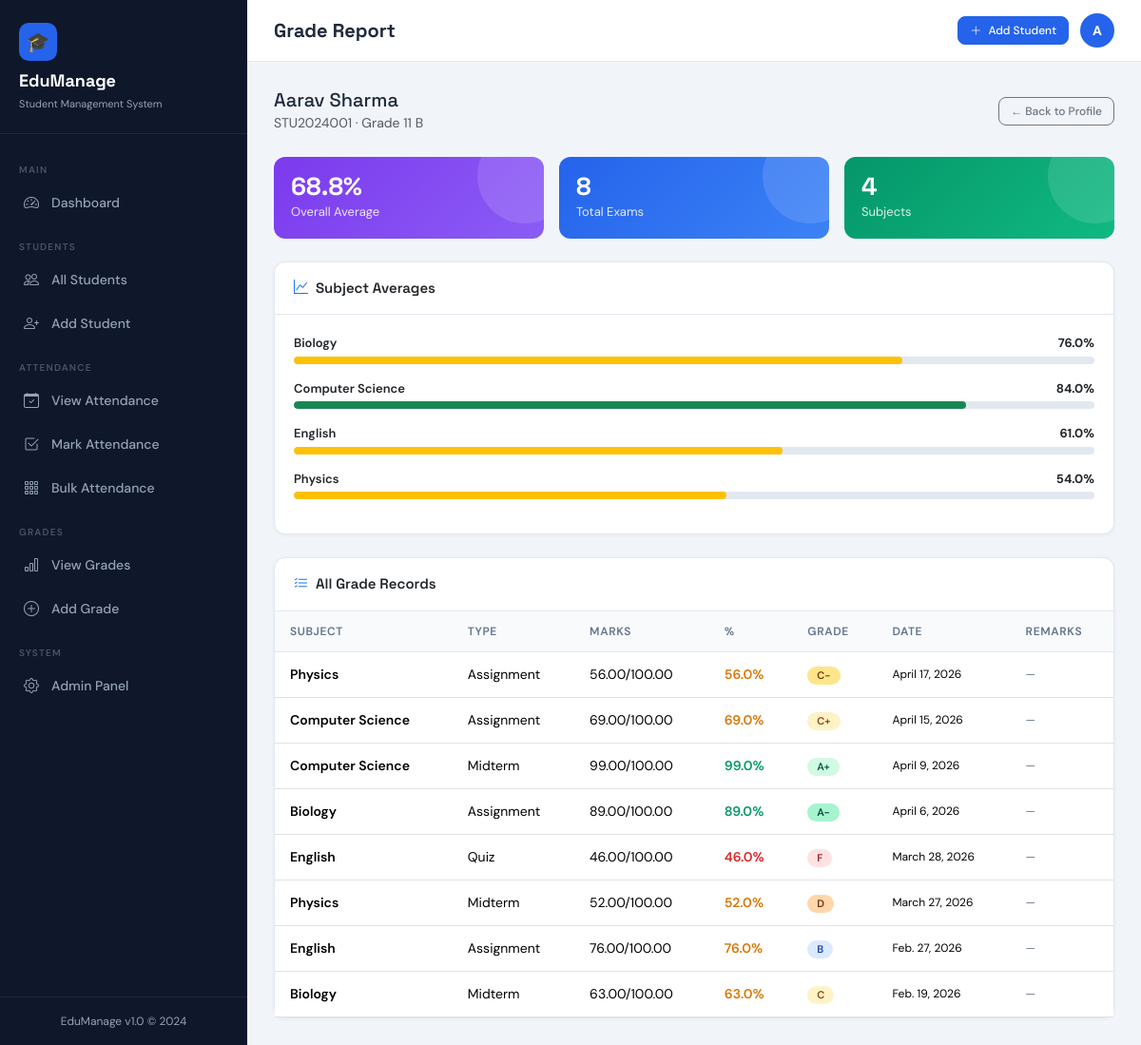
The page /grades/student/1/ on the database its author committed.
### students/models.py (models this page shows, shortened)
class Student(models.Model):
    GENDER_CHOICES = [('M', 'Male'), ('F', 'Female'), ('O', 'Other')]
    STATUS_CHOICES = [('active', 'Active'), ('inactive', 'Inactive'), ('graduated', 'Graduated')]
    student_id = models.CharField(max_length=20, unique=True)
    first_name = models.CharField(max_length=50)
    last_name = models.CharField(max_length=50)
    email = models.EmailField(unique=True)
    phone = models.CharField(max_length=15, blank=True)
    date_of_birth = models.DateField(null=True, blank=True)
    gender = models.CharField(max_length=1, choices=GENDER_CHOICES, default='M')
    address = models.TextField(blank=True)
    enrollment_date = models.DateField(auto_now_add=True)
    status = models.CharField(max_length=20, choices=STATUS_CHOICES, default='active')
    class_name = models.CharField(max_length=50, blank=True)
    section = models.CharField(max_length=10, blank=True)
    guardian_name = models.CharField(max_length=100, blank=True)
    guardian_phone = models.CharField(max_length=15, blank=True)
    profile_image = models.ImageField(upload_to='students/', null=True, blank=True)
    created_at = models.DateTimeField(auto_now_add=True)
    updated_at = models.DateTimeField(auto_now=True)
    class Meta:
        ordering = ['last_name', 'first_name']
    @property
    def full_name(self):
        return f"{self.first_name} {self.last_name}"

### grades/models.py (models this page shows, shortened)
class Grade(models.Model):
    GRADE_CHOICES = [
        ('A+', 'A+ (95-100)'), ('A', 'A (90-94)'), ('A-', 'A- (85-89)'),
        ('B+', 'B+ (80-84)'), ('B', 'B (75-79)'), ('B-', 'B- (70-74)'),
        ('C+', 'C+ (65-69)'), ('C', 'C (60-64)'), ('C-', 'C- (55-59)'),
        ('D', 'D (50-54)'), ('F', 'F (Below 50)'),
    ]
    EXAM_TYPES = [
        ('midterm', 'Midterm'), ('final', 'Final'), ('quiz', 'Quiz'),
        ('assignment', 'Assignment'), ('practical', 'Practical'),
    ]
    student = models.ForeignKey(Student, on_delete=models.CASCADE, related_name='grades')
    subject = models.CharField(max_length=100)
    exam_type = models.CharField(max_length=20, choices=EXAM_TYPES, default='midterm')
    marks_obtained = models.DecimalField(max_digits=5, decimal_places=2)
    total_marks = models.DecimalField(max_digits=5, decimal_places=2, default=100)
    grade = models.CharField(max_length=2, choices=GRADE_CHOICES, blank=True)
    exam_date = models.DateField()
    remarks = models.TextField(blank=True)
    created_at = models.DateTimeField(auto_now_add=True)
    class Meta:
        ordering = ['-exam_date']
    @property
    def percentage(self):
        return round((self.marks_obtained / self.total_marks) * 100, 1)

### grades/views.py (the view)
# urls.py: path('student/<int:student_pk>/', views.student_grades, name='student_grades'),
def student_grades(request, student_pk):
    student = get_object_or_404(Student, pk=student_pk)
    grades = Grade.objects.filter(student=student).order_by('-exam_date')
    subjects = grades.values('subject').annotate(avg=Avg('marks_obtained')).order_by('subject')
    overall_avg = grades.aggregate(avg=Avg('marks_obtained'))['avg']
    context = {
        'student': student,
        'grades': grades,
        'subjects': subjects,
        'overall_avg': round(overall_avg, 1) if overall_avg else 0,
    }
    return render(request, 'grades/student.html', context)

### templates/grades/student.html (shortened to what this page needs)
{% extends 'base.html' %}
{% block page_title %}Grade Report{% endblock %}
{% block content %}
<div class="d-flex justify-content-between align-items-center mb-4">
  <div>
    <h5 style="font-family:'Space Grotesk',sans-serif;margin:0;">{{ student.full_name }}</h5>
    <small class="text-muted">{{ student.student_id }} · {{ student.class_name }} {{ student.section }}</small>
  </div>
  <a href="{% url 'student_detail' student.pk %}" class="btn btn-outline-secondary btn-sm">← Back to Profile</a>
</div>
<div class="row g-3 mb-4">
  <div class="col-md-4">
    <div class="stat-card stat-violet" style="padding:18px;">
      <div class="stat-value" style="font-size:26px;">{{ overall_avg }}%</div>
      <div class="stat-label">Overall Average</div>
    </div>
  </div>
  <div class="col-md-4">
    <div class="stat-card stat-blue" style="padding:18px;">
      <div class="stat-value" style="font-size:26px;">{{ grades|length }}</div>
      <div class="stat-label">Total Exams</div>
    </div>
  </div>
  <div class="col-md-4">
    <div class="stat-card stat-green" style="padding:18px;">
      <div class="stat-value" style="font-size:26px;">{{ subjects|length }}</div>
      <div class="stat-label">Subjects</div>
    </div>
  </div>
</div>
{% if subjects %}
<div class="card mb-4">
  <div class="card-header"><i class="bi bi-graph-up me-2 text-primary"></i>Subject Averages</div>
  <div class="card-body">
    {% for sub in subjects %}
    <div class="mb-3">
      <div class="d-flex justify-content-between mb-1">
        <span style="font-size:13px;font-weight:600;">{{ sub.subject }}</span>
        <span style="font-size:13px;font-weight:700;">{{ sub.avg|floatformat:1 }}%</span>
      </div>
      <div class="progress">
        <div class="progress-bar {% if sub.avg >= 80 %}bg-success{% elif sub.avg >= 50 %}bg-warning{% else %}bg-danger{% endif %}"
             style="width:{{ sub.avg }}%"></div>
      </div>
    </div>
    {% endfor %}
  </div>
</div>
{% endif %}
<div class="card">
  <div class="card-header"><i class="bi bi-list-check me-2 text-primary"></i>All Grade Records</div>
  <div class="card-body p-0">
    {% if grades %}
    <div class="table-responsive">
      <table class="table mb-0">
        <thead><tr><th>Subject</th><th>Type</th><th>Marks</th><th>%</th><th>Grade</th><th>Date</th><th>Remarks</th></tr></thead>
        <tbody>
          {% for g in grades %}
          <tr>
            <td style="font-weight:600;">{{ g.subject }}</td>
            <td>{{ g.get_exam_type_display }}</td>
            <td>{{ g.marks_obtained }}/{{ g.total_marks }}</td>
            <td>
              <span style="font-weight:600;{% if g.percentage >= 80 %}color:#059669{% elif g.percentage >= 50 %}color:#d97706{% else %}color:#dc2626{% endif %}">
                {{ g.percentage }}%
              </span>
            </td>
            <td><span class="badge grade-{{ g.grade }}">{{ g.grade }}</span></td>
            <td style="font-size:12px;">{{ g.exam_date }}</td>
            <td style="font-size:12px;color:#64748b;">{{ g.remarks|default:"—" }}</td>
          </tr>
          {% endfor %}
        </tbody>
      </table>
    </div>
    {% else %}
    <div class="text-center py-4 text-muted">No grade records found.</div>
    {% endif %}
  </div>
</div>
{% endblock %}

### templates/base.html (style rules this page uses)
:root { --primary: #2563eb; --primary-dark: #1d4ed8; --primary-light: #dbeafe; --sidebar-bg: #0f172a; --sidebar-text: #94a3b8; --sidebar-active: #2563eb; --sidebar-width: 260px; --accent: #06b6d4; --success: #10b981; --warning: #f59e0b; --danger: #ef4444; --body-bg: #f1f5f9; --card-bg: #ffffff; --text-main: #1e293b; --text-muted: #64748b; --border: #e2e8f0; --radius: 12px; }
* { box-sizing: border-box; margin: 0; padding: 0; }
body { font-family: 'DM Sans', sans-serif; background: var(--body-bg); color: var(--text-main); min-height: 100vh; display: flex; }
.card { background: var(--card-bg); border: 1px solid var(--border); border-radius: var(--radius); box-shadow: 0 1px 4px rgba(0,0,0,.05); }
.card-header { background: transparent; border-bottom: 1px solid var(--border); padding: 16px 20px; font-family: 'Space Grotesk', sans-serif; font-weight: 600; font-size: 15px; }
.card-body { padding: 20px; }
.stat-card { border-radius: var(--radius); padding: 22px; color: #fff; position: relative; overflow: hidden; }
.stat-card::before { content: ''; position: absolute; top: -30px; right: -30px; width: 100px; height: 100px; border-radius: 50%; background: rgba(255,255,255,.12); }
.stat-card .stat-value { font-family: 'Space Grotesk', sans-serif; font-size: 34px; font-weight: 700; line-height: 1; }
.stat-card .stat-label { font-size: 13px; opacity: .85; margin-top: 4px; }
.stat-blue { background: linear-gradient(135deg, #2563eb, #3b82f6); }
.stat-green { background: linear-gradient(135deg, #059669, #10b981); }
.stat-violet { background: linear-gradient(135deg, #7c3aed, #8b5cf6); }
.table { font-size: 14px; }
.table th { font-weight: 600; font-size: 12px; text-transform: uppercase; letter-spacing: .6px; color: var(--text-muted); background: #f8fafc; padding: 12px 16px; border-bottom: 1px solid var(--border); }
.table td { padding: 13px 16px; vertical-align: middle; }
.badge { font-size: 11px; font-weight: 600; padding: 4px 10px; border-radius: 20px; }
.grade-A\+ , .grade-A { background: #d1fae5; color: #065f46; }
.grade-A\- { background: #a7f3d0; color: #064e3b; }
.grade-B\+ , .grade-B { background: #dbeafe; color: #1e40af; }
.grade-C\+ , .grade-C { background: #fef3c7; color: #92400e; }
.grade-C\- { background: #fde68a; color: #78350f; }
.grade-D { background: #fed7aa; color: #7c2d12; }
.grade-F { background: #fee2e2; color: #991b1b; }
.btn { border-radius: 8px; font-size: 14px; font-weight: 500; padding: 9px 18px; }
.btn-sm { padding: 5px 12px; font-size: 12px; }
.progress { height: 8px; border-radius: 10px; background: var(--border); }
.progress-bar { border-radius: 10px; }

### rows shown on the page
Student: full_name "Aarav Sharma", student_id "STU2024001", class_name "Grade 11", section "B"
Grade: subject "Physics", exam_type "Assignment", marks_obtained "56.00", total_marks "100.00", percentage "56.0", grade "C-", exam_date "April 17, 2026", remarks "—"
Grade: subject "Computer Science", exam_type "Assignment", marks_obtained "69.00", total_marks "100.00", percentage "69.0", grade "C+", exam_date "April 15, 2026", remarks "—"
Grade: subject "Computer Science", exam_type "Midterm", marks_obtained "99.00", total_marks "100.00", percentage "99.0", grade "A+", exam_date "April 9, 2026", remarks "—"
Grade: subject "Biology", exam_type "Assignment", marks_obtained "89.00", total_marks "100.00", percentage "89.0", grade "A-", exam_date "April 6, 2026", remarks "—"
Grade: subject "English", exam_type "Quiz", marks_obtained "46.00", total_marks "100.00", percentage "46.0", grade "F", exam_date "March 28, 2026", remarks "—"
Grade: subject "Physics", exam_type "Midterm", marks_obtained "52.00", total_marks "100.00", percentage "52.0", grade "D", exam_date "March 27, 2026", remarks "—"
Grade: subject "English", exam_type "Assignment", marks_obtained "76.00", total_marks "100.00", percentage "76.0", grade "B", exam_date "Feb. 27, 2026", remarks "—"
Grade: subject "Biology", exam_type "Midterm", marks_obtained "63.00", total_marks "100.00", percentage "63.0", grade "C", exam_date "Feb. 19, 2026", remarks "—"

### other values the page prints
{{ overall_avg }} "68.8"
{{ grades|length }} "8"
{{ subjects|length }} "4"
{{ sub.subject }} "Biology" "Computer Science" "English" "Physics"
{{ sub.avg|floatformat:1 }} "76.0" "84.0" "61.0" "54.0"
